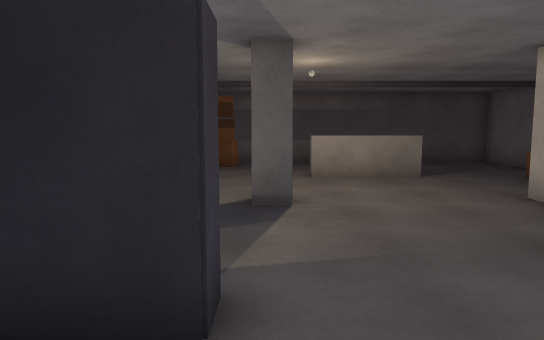
view 1 (above)

20 first-person views from a walk through a Unity game level. The camera is 1.5 m above the floor, tilts 6° down and sees 70° across. The floor is counted in squares, 1 m on a side. Each view is taken from the middle of a square. On the plan, view 1 faces up. The plan holds only what a view shows up to about 17 squares ahead; the rest is blank. The place goes on beyond the plan. The player character is not drawn.

view 2
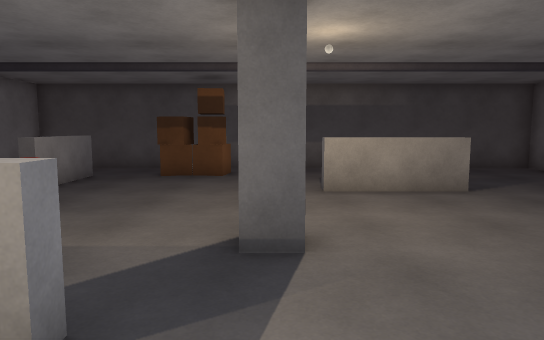

view 3
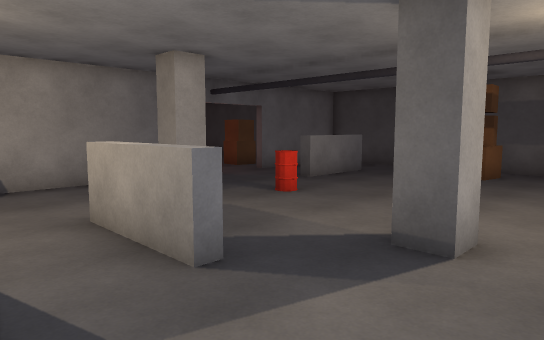

view 4
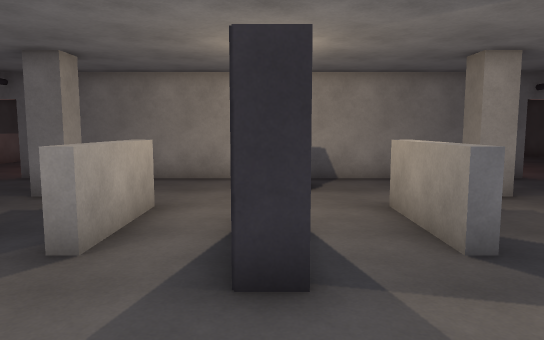

view 5
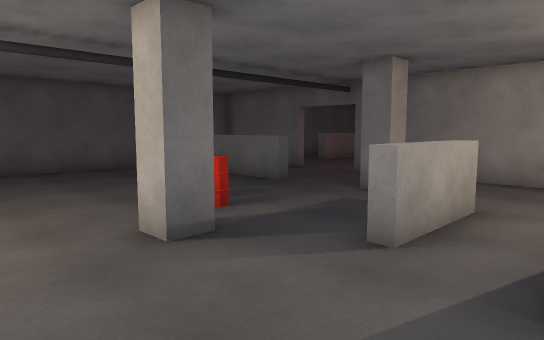

view 6
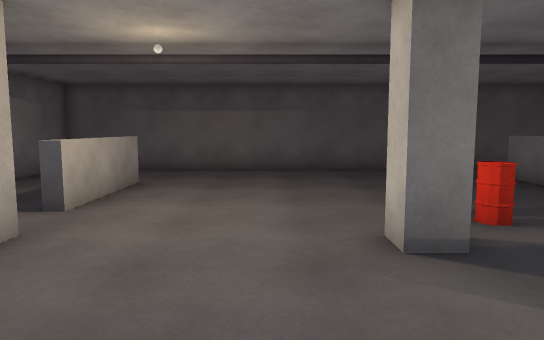

view 7
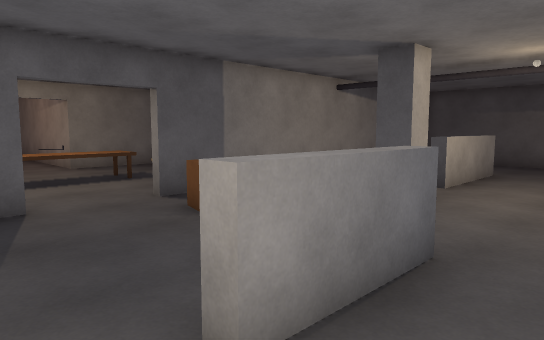

view 8
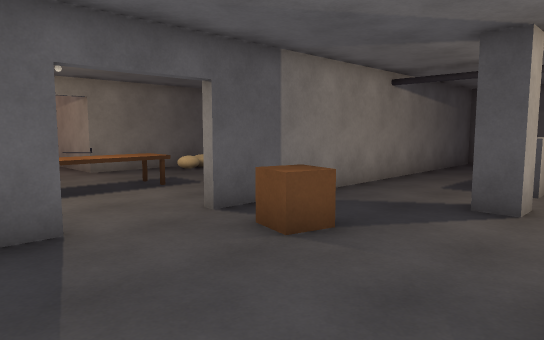

view 9
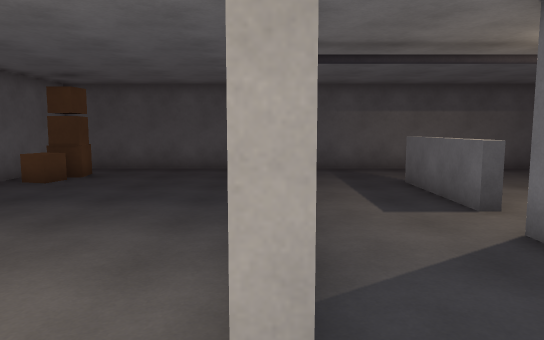

view 10
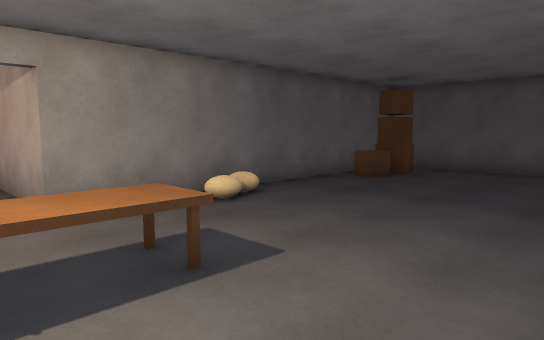

view 11
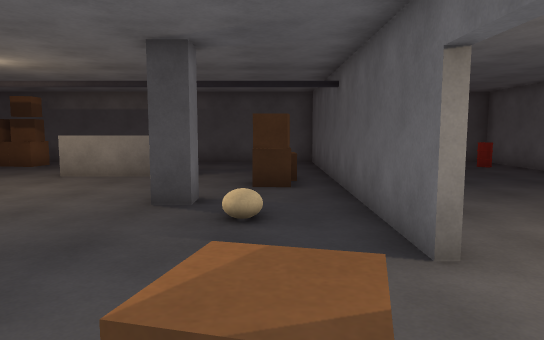

view 12
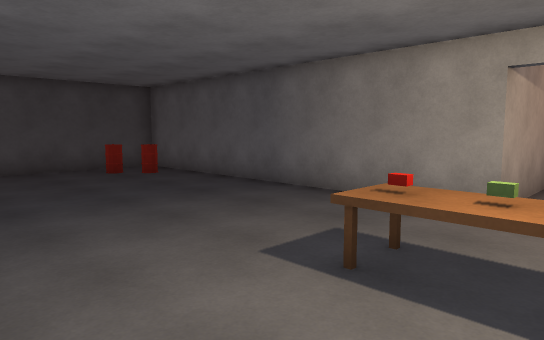

view 13
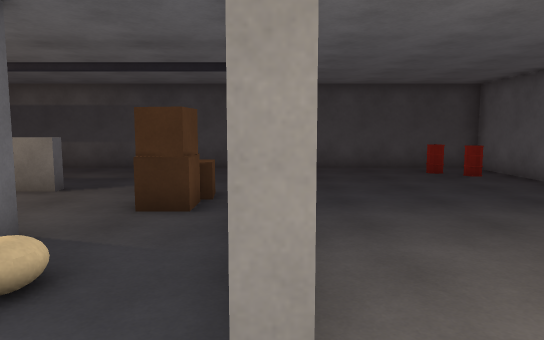

view 14
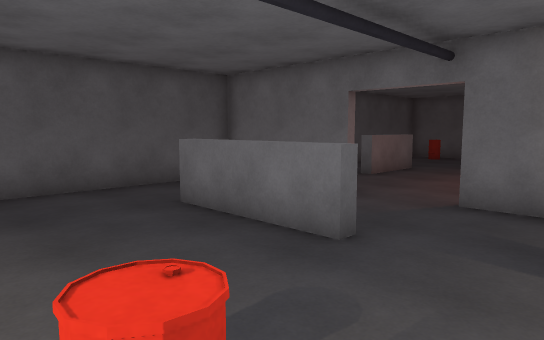

view 15
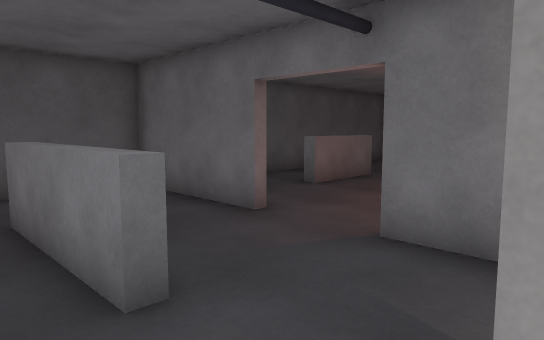

view 16
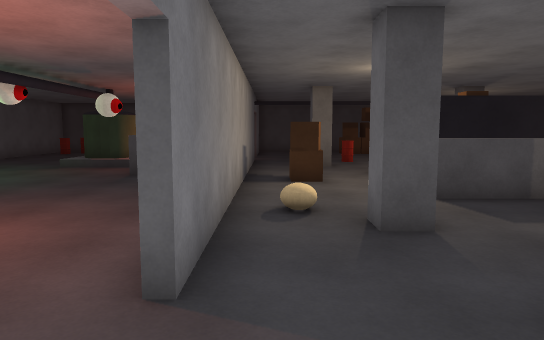

view 17
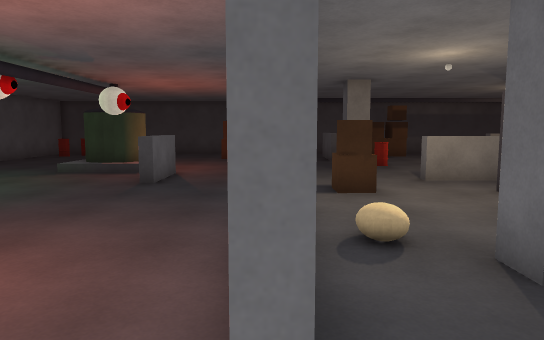

view 18
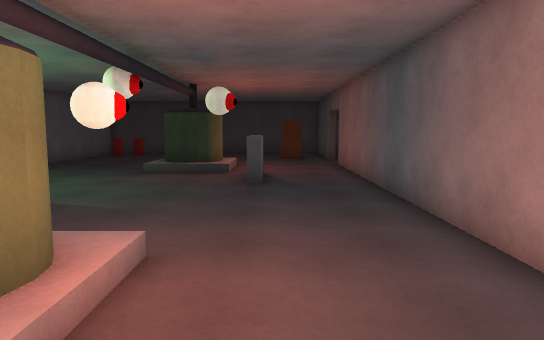

view 19
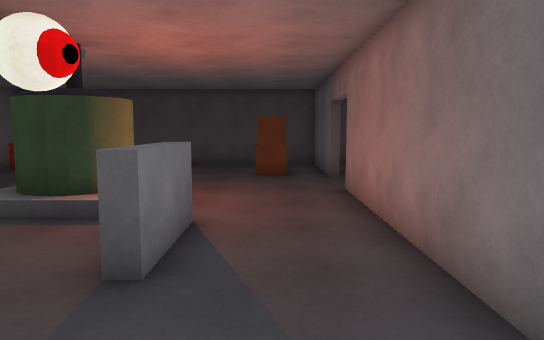

view 20
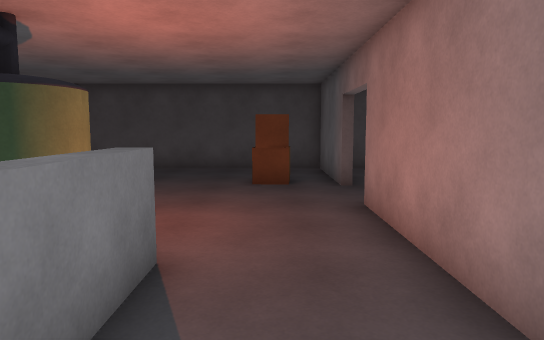

### Floor plan
Points are (right, up) in squares from view 1. A wall is a line through its corners. A room is listed if a view was taken in it or the views show most of it. See-through windows are left out.
Room 1 (views 1, 2, 3, 4, 5, 6, 7, 8, 9, 10, 11, 12, 13, 14, 15)
walls: (3.8, 1.4) (3.8, 4.5) (4.2, 4.5); (-1.5, 5.8) (-1.5, 5.3) (-4.5, 5.3) (-4.5, 5.8); (-2.1, 0.3) (-4.5, 0.3); (10.2, 4.3) (9.8, 4.3) (9.8, 17.8) (-5.4, 17.8); (-4.5, 0.7) (-1.5, 0.7) (-1.5, 0.2); (4.8, 12.8) (4.8, 12.3) (1.3, 12.3) (1.3, 12.8); (5.8, -8) (5.8, -4) (6.2, -4) (6.2, -8); (-5.8, -5) (-5.3, -5) (-5.3, -9); (-9.1, 7.6) (-9.1, 10.8); (-8.9, 10.8) (-8.9, -3.4); (-5.8, 15.6) (-5.8, 12.5) (-6.2, 12.5); (-8.9, 13.3) (-9.1, 13.3) (-9.1, 17.8) (-15.5, 17.8); (18.5, 5) (17.8, 5) (17.8, 17.8) (11.6, 17.8); (-4.4, -11.8) (9.8, -11.8) (9.8, 1.7) (10.2, 1.7); (11.6, -11.8) (17, -11.8); (17.8, -10.8) (17.8, 1) (18.5, 1)
low walls: (13.4, 0.5) (13.4, 3.6)
ways out: opening at (-10.5, 7) to room 2; opening at (-7.5, -4.5) to room 2; opening at (-5.5, -10.5) to room 3; opening at (-7.5, 14.5) to room 4; opening at (-6, 16.5) to room 4
objects: other object (-15, 8) to (-14, 10); other object (-15, 9); other object (-11, 14); other object (-7, 3) to (-7, 4); other object (-6, -2); other object (-6, 8); other object (-5, 10) to (-4, 10); other object (-4, 16); other object (-3, 3) to (-1, 3); other object (-3, 16); other object (-2, -3) to (-1, -3); other object (-2, 16); other object (0, -2); other object (0, 8); other object (6, -2); other object (6, 8); other object (8, 1) to (8, 2); other object (8, 10) to (8, 11); other object (8, 12) to (9, 12); other object (14, 4) to (14, 5); other object (15, 16) to (16, 16); other object (16, -10) to (17, -9); other object (16, -9) to (17, -8); other object (16, 15) to (17, 15)
Room 2 (views 16, 17, 18, 19, 20)
walls: (-9.1, -2.1) (-9.1, 7.6); (-8.9, -3.4) (-8.9, -4.7) (-9.2, -4.7); (-9.2, -7.3) (-8.9, -7.3) (-8.9, -9.4); (-15.5, -8.8) (-12.5, -8.8) (-12.5, -9.2); (-15.5, -11.8) (-13.5, -11.8); (-12.3, 7.2) (-12.3, 4.7) (-12.8, 4.7)
ways out: opening at (-10.5, 7) to room 1; opening at (-7.5, -4.5) to room 1; opening at (-7.5, -8.5) to room 3
objects: other object (-15, -3) to (-14, -2); other object (-15, 0) to (-15, 1)
Room 3 (no view inside)
walls: (-8.9, -9.4) (-8.9, -11.8) (-4.4, -11.8)
ways out: opening at (-5.5, -10.5) to room 1; opening at (-7.5, -8.5) to room 2
Room 4 (no view inside)
walls: (-5.4, 17.8) (-8.9, 17.8) (-8.9, 13.3)
ways out: opening at (-7.5, 14.5) to room 1; opening at (-6, 16.5) to room 1

Positions as (right, up) in squares from view 1, and headings:
1: (0, 0), facing up
2: (0, 3), facing up
3: (2, 3), facing up-left
4: (3, 3), facing left
5: (3, 3), facing down-left
6: (2, 3), facing down
7: (2, 6), facing down-right
8: (4, 6), facing down-right
9: (10, 3), facing down
10: (10, 3), facing down-right
11: (8, 0), facing up
12: (10, 3), facing up-right
13: (10, 3), facing up
14: (-1, -2), facing down-left
15: (-4, -2), facing down-left
16: (-8, -8), facing up
17: (-9, -6), facing up
18: (-12, -6), facing up
19: (-11, 1), facing up
20: (-11, 3), facing up
